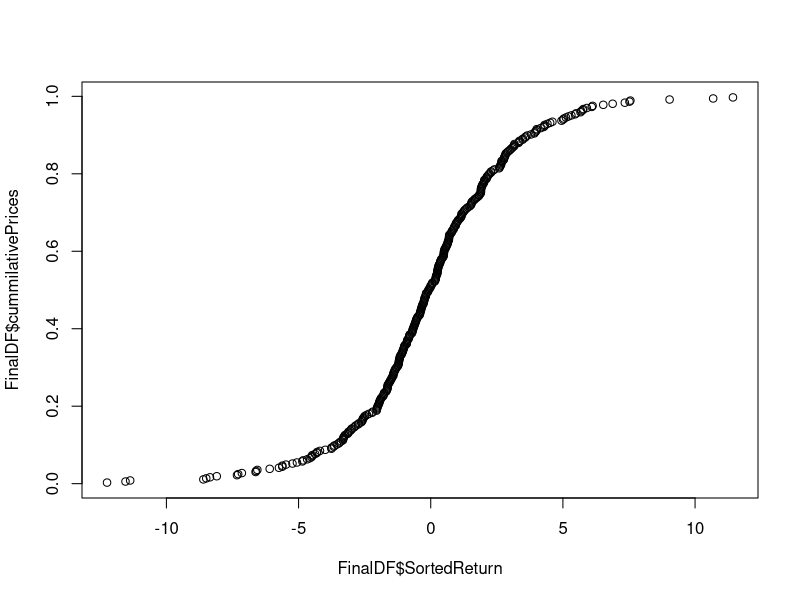

This chart was generated by the following R code: (Note: this script raises an error after producing the figure.)
#loading the libraries
library(dplyr)
library(Hmisc)

PriceCSV <- read.csv("R_Feed.csv")
head(PriceCSV)

PriceCSV$days<-PriceCSV$days-1
#Creating a lag value for prices 
PriceCSV$lag <- Lag(PriceCSV$coinbase, +1)
PriceCSV$Return <- ((PriceCSV$coinbase - PriceCSV$lag)/PriceCSV$lag)*100

PriceCSV$cummilativePrices <- PriceCSV$days/366

sortValues<- as.data.frame(sort(PriceCSV$Return))

FinalDF<- PriceCSV[-1,]

FinalDF<- cbind(FinalDF,sortValues$`sort(PriceCSV$Return)`)

colnames(FinalDF)[colnames(FinalDF) == 'sortValues$`sort(PriceCSV$Return)`'] <- 'SortedReturn'
head(FinalDF)

plot(FinalDF$SortedReturn,FinalDF$cummilativePrices)
lines(predict(lo), col='red', lwd=2)

for(i in 1:nrow(FinalDF))
{
  if(FinalDF$SortedReturn[i] >= -9){
    v1<-i
    v2<- i-1
    break;
  }
}

InterpolatedForValue <-approx(c(FinalDF$SortedReturn[v1],FinalDF$SortedReturn[v2]), c(FinalDF$cummilativePrices[v1],FinalDF$cummilativePrices[v2]),xout=-9)
InterpolatedForValue <- InterpolatedForValue$y

probabilityResult <- 1-((1-InterpolatedForValue)^5)
probabilityResult
